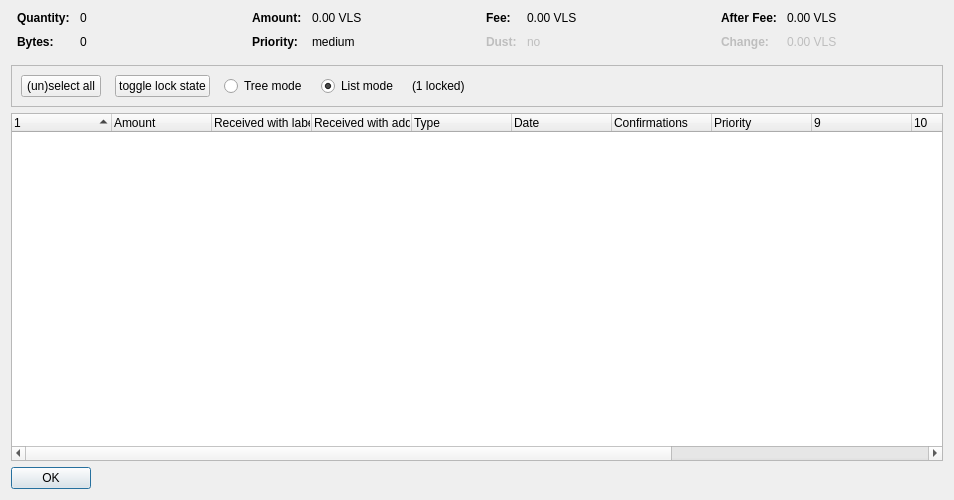
<?xml version="1.0" encoding="UTF-8"?>
<ui version="4.0">
 <class>CoinControlDialog</class>
 <widget class="QDialog" name="CoinControlDialog">
  <property name="geometry">
   <rect>
    <x>0</x>
    <y>0</y>
    <width>954</width>
    <height>500</height>
   </rect>
  </property>
  <property name="windowTitle">
   <string>Coin Selection</string>
  </property>
  <layout class="QVBoxLayout" name="verticalLayout">
   <item>
    <layout class="QHBoxLayout" name="horizontalLayoutTop" stretch="0,0,0,0">
     <property name="topMargin">
      <number>0</number>
     </property>
     <property name="bottomMargin">
      <number>10</number>
     </property>
     <item>
      <layout class="QFormLayout" name="formLayoutCoinControl1">
       <property name="horizontalSpacing">
        <number>10</number>
       </property>
       <property name="verticalSpacing">
        <number>10</number>
       </property>
       <property name="leftMargin">
        <number>6</number>
       </property>
       <property name="rightMargin">
        <number>6</number>
       </property>
       <item row="0" column="0">
        <widget class="QLabel" name="labelCoinControlQuantityText">
         <property name="font">
          <font>
           <weight>75</weight>
           <bold>true</bold>
          </font>
         </property>
         <property name="text">
          <string>Quantity:</string>
         </property>
        </widget>
       </item>
       <item row="0" column="1">
        <widget class="QLabel" name="labelCoinControlQuantity">
         <property name="cursor">
          <cursorShape>IBeamCursor</cursorShape>
         </property>
         <property name="contextMenuPolicy">
          <enum>Qt::ActionsContextMenu</enum>
         </property>
         <property name="text">
          <string notr="true">0</string>
         </property>
         <property name="textInteractionFlags">
          <set>Qt::LinksAccessibleByMouse|Qt::TextSelectableByKeyboard|Qt::TextSelectableByMouse</set>
         </property>
        </widget>
       </item>
       <item row="1" column="0">
        <widget class="QLabel" name="labelCoinControlBytesText">
         <property name="font">
          <font>
           <weight>75</weight>
           <bold>true</bold>
          </font>
         </property>
         <property name="text">
          <string>Bytes:</string>
         </property>
        </widget>
       </item>
       <item row="1" column="1">
        <widget class="QLabel" name="labelCoinControlBytes">
         <property name="cursor">
          <cursorShape>IBeamCursor</cursorShape>
         </property>
         <property name="contextMenuPolicy">
          <enum>Qt::ActionsContextMenu</enum>
         </property>
         <property name="text">
          <string notr="true">0</string>
         </property>
         <property name="textInteractionFlags">
          <set>Qt::LinksAccessibleByMouse|Qt::TextSelectableByKeyboard|Qt::TextSelectableByMouse</set>
         </property>
        </widget>
       </item>
      </layout>
     </item>
     <item>
      <layout class="QFormLayout" name="formLayoutCoinControl2">
       <property name="horizontalSpacing">
        <number>10</number>
       </property>
       <property name="verticalSpacing">
        <number>10</number>
       </property>
       <property name="leftMargin">
        <number>6</number>
       </property>
       <property name="rightMargin">
        <number>6</number>
       </property>
       <item row="0" column="0">
        <widget class="QLabel" name="labelCoinControlAmountText">
         <property name="font">
          <font>
           <weight>75</weight>
           <bold>true</bold>
          </font>
         </property>
         <property name="text">
          <string>Amount:</string>
         </property>
        </widget>
       </item>
       <item row="0" column="1">
        <widget class="QLabel" name="labelCoinControlAmount">
         <property name="cursor">
          <cursorShape>IBeamCursor</cursorShape>
         </property>
         <property name="contextMenuPolicy">
          <enum>Qt::ActionsContextMenu</enum>
         </property>
         <property name="text">
          <string notr="true">0.00 VLS</string>
         </property>
         <property name="textInteractionFlags">
          <set>Qt::LinksAccessibleByMouse|Qt::TextSelectableByKeyboard|Qt::TextSelectableByMouse</set>
         </property>
        </widget>
       </item>
       <item row="1" column="0">
        <widget class="QLabel" name="labelCoinControlPriorityText">
         <property name="font">
          <font>
           <weight>75</weight>
           <bold>true</bold>
          </font>
         </property>
         <property name="text">
          <string>Priority:</string>
         </property>
        </widget>
       </item>
       <item row="1" column="1">
        <widget class="QLabel" name="labelCoinControlPriority">
         <property name="cursor">
          <cursorShape>IBeamCursor</cursorShape>
         </property>
         <property name="contextMenuPolicy">
          <enum>Qt::ActionsContextMenu</enum>
         </property>
         <property name="text">
          <string>medium</string>
         </property>
         <property name="textInteractionFlags">
          <set>Qt::LinksAccessibleByMouse|Qt::TextSelectableByKeyboard|Qt::TextSelectableByMouse</set>
         </property>
        </widget>
       </item>
      </layout>
     </item>
     <item>
      <layout class="QFormLayout" name="formLayoutCoinControl3">
       <property name="horizontalSpacing">
        <number>10</number>
       </property>
       <property name="verticalSpacing">
        <number>10</number>
       </property>
       <property name="leftMargin">
        <number>6</number>
       </property>
       <property name="rightMargin">
        <number>6</number>
       </property>
       <item row="0" column="0">
        <widget class="QLabel" name="labelCoinControlFeeText">
         <property name="font">
          <font>
           <weight>75</weight>
           <bold>true</bold>
          </font>
         </property>
         <property name="text">
          <string>Fee:</string>
         </property>
        </widget>
       </item>
       <item row="0" column="1">
        <widget class="QLabel" name="labelCoinControlFee">
         <property name="cursor">
          <cursorShape>IBeamCursor</cursorShape>
         </property>
         <property name="contextMenuPolicy">
          <enum>Qt::ActionsContextMenu</enum>
         </property>
         <property name="text">
          <string notr="true">0.00 VLS</string>
         </property>
         <property name="textInteractionFlags">
          <set>Qt::LinksAccessibleByMouse|Qt::TextSelectableByKeyboard|Qt::TextSelectableByMouse</set>
         </property>
        </widget>
       </item>
       <item row="1" column="0">
        <widget class="QLabel" name="labelCoinControlLowOutputText">
         <property name="enabled">
          <bool>false</bool>
         </property>
         <property name="font">
          <font>
           <weight>75</weight>
           <bold>true</bold>
          </font>
         </property>
         <property name="text">
          <string>Dust:</string>
         </property>
        </widget>
       </item>
       <item row="1" column="1">
        <widget class="QLabel" name="labelCoinControlLowOutput">
         <property name="enabled">
          <bool>false</bool>
         </property>
         <property name="cursor">
          <cursorShape>IBeamCursor</cursorShape>
         </property>
         <property name="contextMenuPolicy">
          <enum>Qt::ActionsContextMenu</enum>
         </property>
         <property name="text">
          <string>no</string>
         </property>
         <property name="textInteractionFlags">
          <set>Qt::LinksAccessibleByMouse|Qt::TextSelectableByKeyboard|Qt::TextSelectableByMouse</set>
         </property>
        </widget>
       </item>
      </layout>
     </item>
     <item>
      <layout class="QFormLayout" name="formLayoutCoinControl4">
       <property name="horizontalSpacing">
        <number>10</number>
       </property>
       <property name="verticalSpacing">
        <number>10</number>
       </property>
       <property name="leftMargin">
        <number>6</number>
       </property>
       <property name="rightMargin">
        <number>6</number>
       </property>
       <item row="0" column="0">
        <widget class="QLabel" name="labelCoinControlAfterFeeText">
         <property name="font">
          <font>
           <weight>75</weight>
           <bold>true</bold>
          </font>
         </property>
         <property name="text">
          <string>After Fee:</string>
         </property>
        </widget>
       </item>
       <item row="0" column="1">
        <widget class="QLabel" name="labelCoinControlAfterFee">
         <property name="cursor">
          <cursorShape>IBeamCursor</cursorShape>
         </property>
         <property name="contextMenuPolicy">
          <enum>Qt::ActionsContextMenu</enum>
         </property>
         <property name="text">
          <string notr="true">0.00 VLS</string>
         </property>
         <property name="textInteractionFlags">
          <set>Qt::LinksAccessibleByMouse|Qt::TextSelectableByKeyboard|Qt::TextSelectableByMouse</set>
         </property>
        </widget>
       </item>
       <item row="1" column="0">
        <widget class="QLabel" name="labelCoinControlChangeText">
         <property name="enabled">
          <bool>false</bool>
         </property>
         <property name="font">
          <font>
           <weight>75</weight>
           <bold>true</bold>
          </font>
         </property>
         <property name="text">
          <string>Change:</string>
         </property>
        </widget>
       </item>
       <item row="1" column="1">
        <widget class="QLabel" name="labelCoinControlChange">
         <property name="enabled">
          <bool>false</bool>
         </property>
         <property name="cursor">
          <cursorShape>IBeamCursor</cursorShape>
         </property>
         <property name="contextMenuPolicy">
          <enum>Qt::ActionsContextMenu</enum>
         </property>
         <property name="text">
          <string notr="true">0.00 VLS</string>
         </property>
         <property name="textInteractionFlags">
          <set>Qt::LinksAccessibleByMouse|Qt::TextSelectableByKeyboard|Qt::TextSelectableByMouse</set>
         </property>
        </widget>
       </item>
      </layout>
     </item>
    </layout>
   </item>
   <item>
    <widget class="QFrame" name="frame">
     <property name="minimumSize">
      <size>
       <width>0</width>
       <height>40</height>
      </size>
     </property>
     <property name="frameShape">
      <enum>QFrame::StyledPanel</enum>
     </property>
     <property name="frameShadow">
      <enum>QFrame::Sunken</enum>
     </property>
     <layout class="QHBoxLayout" name="horizontalLayout">
      <item>
       <layout class="QHBoxLayout" name="horizontalLayoutPanel" stretch="0,0,0,0,0,0">
        <property name="spacing">
         <number>14</number>
        </property>
        <item>
         <widget class="QPushButton" name="pushButtonSelectAll">
          <property name="sizePolicy">
           <sizepolicy hsizetype="Maximum" vsizetype="Fixed">
            <horstretch>0</horstretch>
            <verstretch>0</verstretch>
           </sizepolicy>
          </property>
          <property name="text">
           <string>(un)select all</string>
          </property>
          <property name="autoDefault">
           <bool>false</bool>
          </property>
         </widget>
        </item>
        <item>
         <widget class="QPushButton" name="pushButtonToggleLock">
          <property name="sizePolicy">
           <sizepolicy hsizetype="Maximum" vsizetype="Fixed">
            <horstretch>0</horstretch>
            <verstretch>0</verstretch>
           </sizepolicy>
          </property>
          <property name="text">
           <string>toggle lock state</string>
          </property>
          <property name="autoDefault">
           <bool>false</bool>
          </property>
         </widget>
        </item>
        <item>
         <widget class="QRadioButton" name="radioTreeMode">
          <property name="sizePolicy">
           <sizepolicy hsizetype="Maximum" vsizetype="Fixed">
            <horstretch>0</horstretch>
            <verstretch>0</verstretch>
           </sizepolicy>
          </property>
          <property name="text">
           <string>Tree mode</string>
          </property>
         </widget>
        </item>
        <item>
         <widget class="QRadioButton" name="radioListMode">
          <property name="sizePolicy">
           <sizepolicy hsizetype="Maximum" vsizetype="Fixed">
            <horstretch>0</horstretch>
            <verstretch>0</verstretch>
           </sizepolicy>
          </property>
          <property name="text">
           <string>List mode</string>
          </property>
          <property name="checked">
           <bool>true</bool>
          </property>
         </widget>
        </item>
        <item>
         <widget class="QLabel" name="labelLocked">
          <property name="text">
           <string>(1 locked)</string>
          </property>
         </widget>
        </item>
        <item>
         <spacer name="horizontalSpacer">
          <property name="orientation">
           <enum>Qt::Horizontal</enum>
          </property>
          <property name="sizeHint" stdset="0">
           <size>
            <width>40</width>
            <height>20</height>
           </size>
          </property>
         </spacer>
        </item>
       </layout>
      </item>
     </layout>
    </widget>
   </item>
   <item>
    <widget class="CoinControlTreeWidget" name="treeWidget">
     <property name="contextMenuPolicy">
      <enum>Qt::CustomContextMenu</enum>
     </property>
     <property name="sortingEnabled">
      <bool>false</bool>
     </property>
     <property name="columnCount">
      <number>13</number>
     </property>
     <attribute name="headerShowSortIndicator" stdset="0">
      <bool>true</bool>
     </attribute>
     <attribute name="headerStretchLastSection">
      <bool>false</bool>
     </attribute>
     <column>
      <property name="text">
       <string/>
      </property>
     </column>
     <column>
      <property name="text">
       <string>Amount</string>
      </property>
     </column>
     <column>
      <property name="text">
       <string>Received with label</string>
      </property>
     </column>
     <column>
      <property name="text">
       <string>Received with address</string>
      </property>
     </column>
     <column>
      <property name="text">
	<string>Type</string>
      </property>
     </column>
     <column>
      <property name="text">	 
       <string>Date</string>
      </property>
     </column>
     <column>
      <property name="text">
       <string>Confirmations</string>
      </property>
      <property name="toolTip">
       <string>Confirmed</string>
      </property>
     </column>
     <column>
      <property name="text">
       <string>Priority</string>
      </property>
     </column>
     <column>
      <property name="text">
       <string/>
      </property>
     </column>
     <column>
      <property name="text">
       <string/>
      </property>
     </column>
     <column>
      <property name="text">
       <string/>
      </property>
     </column>
     <column>
      <property name="text">
       <string/>
      </property>
     </column>
     <column>
      <property name="text">
       <string/>
      </property>
     </column>
    </widget>
   </item>
   <item>
    <widget class="QDialogButtonBox" name="buttonBox">
     <property name="sizePolicy">
      <sizepolicy hsizetype="Maximum" vsizetype="Fixed">
       <horstretch>0</horstretch>
       <verstretch>0</verstretch>
      </sizepolicy>
     </property>
     <property name="orientation">
      <enum>Qt::Horizontal</enum>
     </property>
     <property name="standardButtons">
      <set>QDialogButtonBox::Ok</set>
     </property>
    </widget>
   </item>
  </layout>
 </widget>
 <customwidgets>
  <customwidget>
   <class>CoinControlTreeWidget</class>
   <extends>QTreeWidget</extends>
   <header>coincontroltreewidget.h</header>
  </customwidget>
 </customwidgets>
 <resources/>
 <connections/>
</ui>
